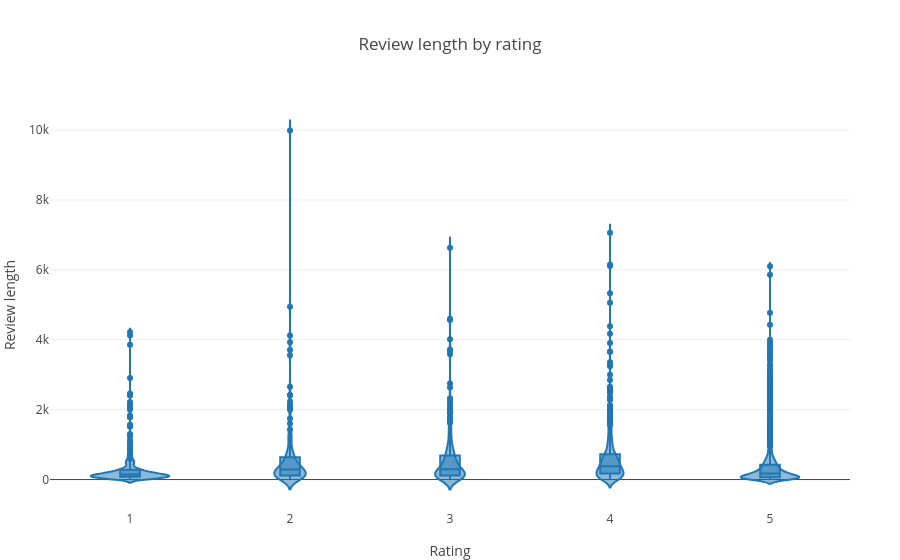

Notebook code for this chart:
### Code cell
plots.text_length_by_rating(df).show()

### Figure 1 — Plotly figure (JSON) as saved in the notebook; plotly's stock layout.template omitted (floating-point values rounded to 4 significant figures; data arrays with more than 128 entries replaced by an {"elided": "..."} marker saying what was removed)
{"data": [{"alignmentgroup": "True", "box": {"visible": true}, "hovertemplate": "Rating=%{x}<br>Review length=%{y}<extra></extra>", "legendgroup": "", "marker": {"color": "#1F77B4"}, "name": "", "offsetgroup": "", "orientation": "v", "points": "outliers", "scalegroup": "True", "showlegend": false, "type": "violin", "x": {"elided": "4998 float values"}, "x0": " ", "xaxis": "x", "y": {"elided": "4998 int values"}, "y0": " ", "yaxis": "y"}], "layout": {"legend": {"tracegroupgap": 0}, "title": {"text": "Review length by rating"}, "violinmode": "group", "xaxis": {"anchor": "y", "domain": [0, 1], "title": {"text": "Rating"}}, "yaxis": {"anchor": "x", "domain": [0, 1], "title": {"text": "Review length"}}}}
